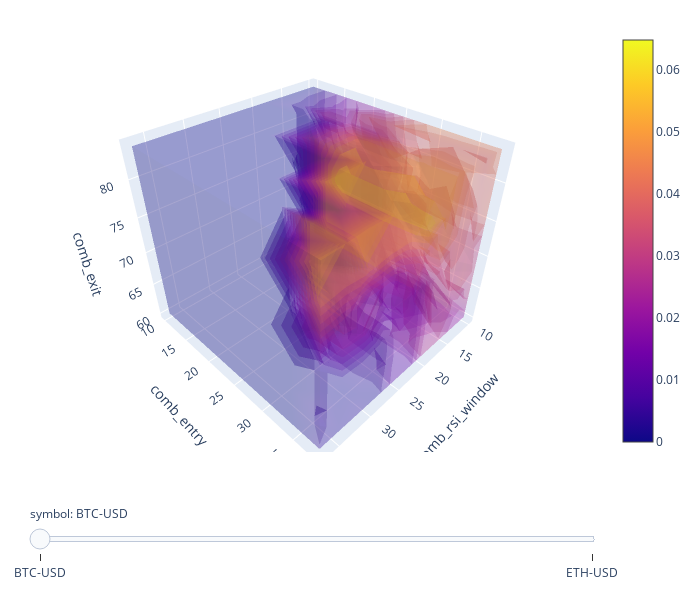

Notebook code for this chart:
### Markdown cell above
### Parameter Optimization

### Code cell
import vectorbt as vbt
import pandas as pd
import numpy as np
import datetime

end_time = datetime.datetime.now()
start_time = end_time - datetime.timedelta(days=2)


btc_price = vbt.YFData.download(
        ["BTC-USD","ETH-USD"],
        missing_index='drop',
        start=start_time,
        end=end_time,
        interval="1m").get("Close")

def custom_indicator(close, rsi_window = 14, ma_window = 50, entry = 30, exit = 70):
    close_5m = close.resample("5T").last()
    rsi = vbt.RSI.run(close_5m, window = rsi_window).rsi
    rsi, _ = rsi.align(close, 
            broadcast_axis=0,
            method='ffill',
            join='right')

    close = close.to_numpy()
    rsi = rsi.to_numpy()
    ma = vbt.MA.run(close, ma_window).ma.to_numpy()
    trend = np.where( rsi > exit, -1, 0)
    trend = np.where( (rsi < entry) & (close < ma), 1, trend)
    return trend

ind = vbt.IndicatorFactory(
        class_name = "Combination",
        short_name = "comb",
        input_names = ["close"],
        param_names = ["rsi_window", "ma_window","entry","exit"],
        output_names = ["value"]
        ).from_apply_func(
                custom_indicator,
                rsi_window = 14,
                ma_window = 50,
                entry = 30,
                exit = 70,
                keep_pd=True
                )

res = ind.run(
        btc_price,
        rsi_window = np.arange(10,40,step=3,dtype=int),
        #ma_window = np.arange(20,200,step=20,dtype=int),
        entry = np.arange(10,40,step=4,dtype=int),
        exit = np.arange(60,85,step=4,dtype=int),
        param_product = True
        )

#print(res.value.to_string())

entries = res.value == 1.0
exits = res.value == -1.0

pf = vbt.Portfolio.from_signals(btc_price, entries, exits)

returns = pf.total_return()

#returns = returns[ returns.index.isin(["BTC-USD"], level="symbol")]

#returns = returns.groupby(level=["comb_exit","comb_entry","symbol"]).mean()

print(returns.to_string())

print(returns.max())
print(returns.idxmax())

"""comb_rsi_window  comb_ma_window"""

fig = returns.vbt.volume(
        x_level = "comb_rsi_window",
        y_level = "comb_entry",
        z_level = "comb_exit",
        slider_level = "symbol",
        )
fig.show()

### Figure 1 — Plotly figure (JSON) as saved in the notebook; plotly's stock layout.template omitted (floating-point values rounded to 4 significant figures; data arrays with more than 128 entries replaced by an {"elided": "..."} marker saying what was removed)
{"data": [{"colorscale": [[0, "#0d0887"], [0.1111, "#46039f"], [0.2222, "#7201a8"], [0.3333, "#9c179e"], [0.4444, "#bd3786"], [0.5556, "#d8576b"], [0.6667, "#ed7953"], [0.7778, "#fb9f3a"], [0.8889, "#fdca26"], [1, "#f0f921"]], "hovertemplate": "comb_rsi_window: %{x}<br>comb_entry: %{y}<br>comb_exit: %{z}<br>value: %{value}<extra></extra>", "name": "BTC-USD", "opacity": 0.2, "surface": {"count": 15}, "type": "volume", "uid": "4bba9e6b-39e2-48ba-ac90-af85b64f7448", "value": {"elided": "560 float values"}, "visible": true, "x": {"elided": "560 int values"}, "y": {"elided": "560 int values"}, "z": {"elided": "560 int values"}}, {"colorscale": [[0, "#0d0887"], [0.1111, "#46039f"], [0.2222, "#7201a8"], [0.3333, "#9c179e"], [0.4444, "#bd3786"], [0.5556, "#d8576b"], [0.6667, "#ed7953"], [0.7778, "#fb9f3a"], [0.8889, "#fdca26"], [1, "#f0f921"]], "hovertemplate": "comb_rsi_window: %{x}<br>comb_entry: %{y}<br>comb_exit: %{z}<br>value: %{value}<extra></extra>", "name": "ETH-USD", "opacity": 0.2, "surface": {"count": 15}, "type": "volume", "uid": "1e2ecae8-0e7b-48a2-888a-0758436b9422", "value": {"elided": "560 float values"}, "visible": false, "x": {"elided": "560 int values"}, "y": {"elided": "560 int values"}, "z": {"elided": "560 int values"}}], "layout": {"height": 590, "legend": {"orientation": "h", "traceorder": "normal", "x": 1, "xanchor": "right", "y": 1.02, "yanchor": "bottom"}, "margin": {"b": 30, "l": 30, "r": 30, "t": 30}, "scene": {"xaxis": {"title": {"text": "comb_rsi_window"}}, "yaxis": {"title": {"text": "comb_entry"}}, "zaxis": {"title": {"text": "comb_exit"}}}, "sliders": [{"active": 0, "currentvalue": {"prefix": "symbol: "}, "pad": {"t": 50}, "steps": [{"args": [{"visible": [true, false]}, {}], "label": "BTC-USD", "method": "update"}, {"args": [{"visible": [false, true]}, {}], "label": "ETH-USD", "method": "update"}]}], "width": 700}}
